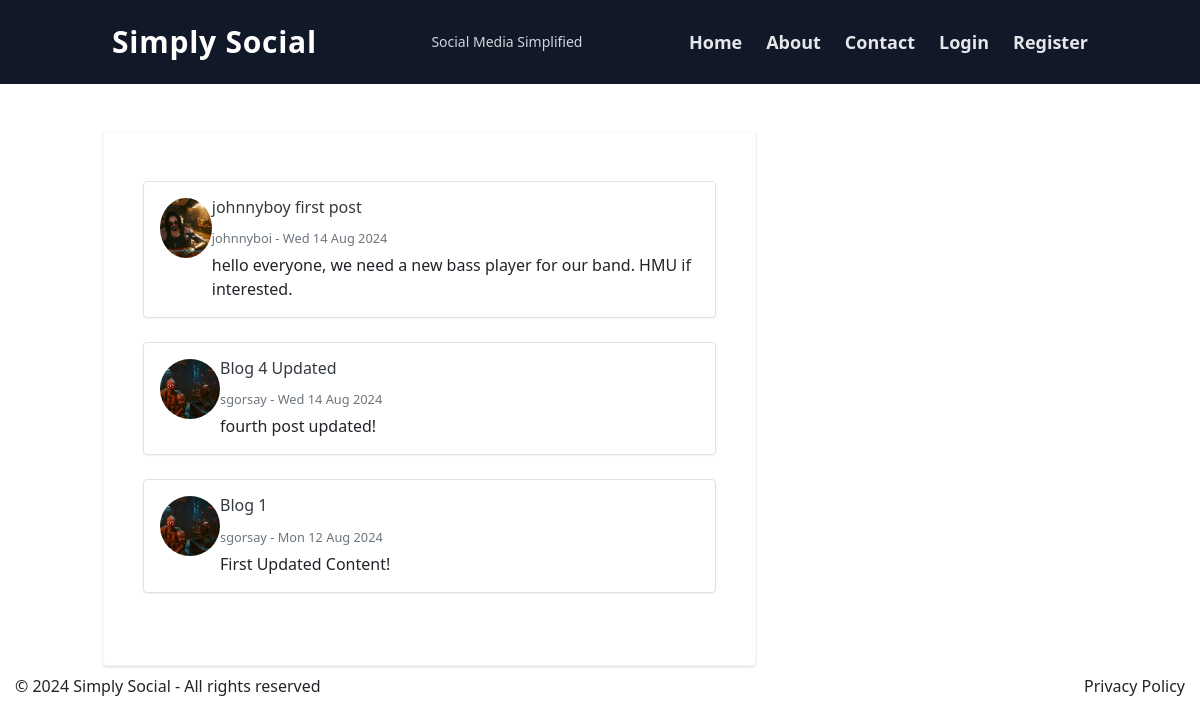
The app's page /blog/home/, older data.
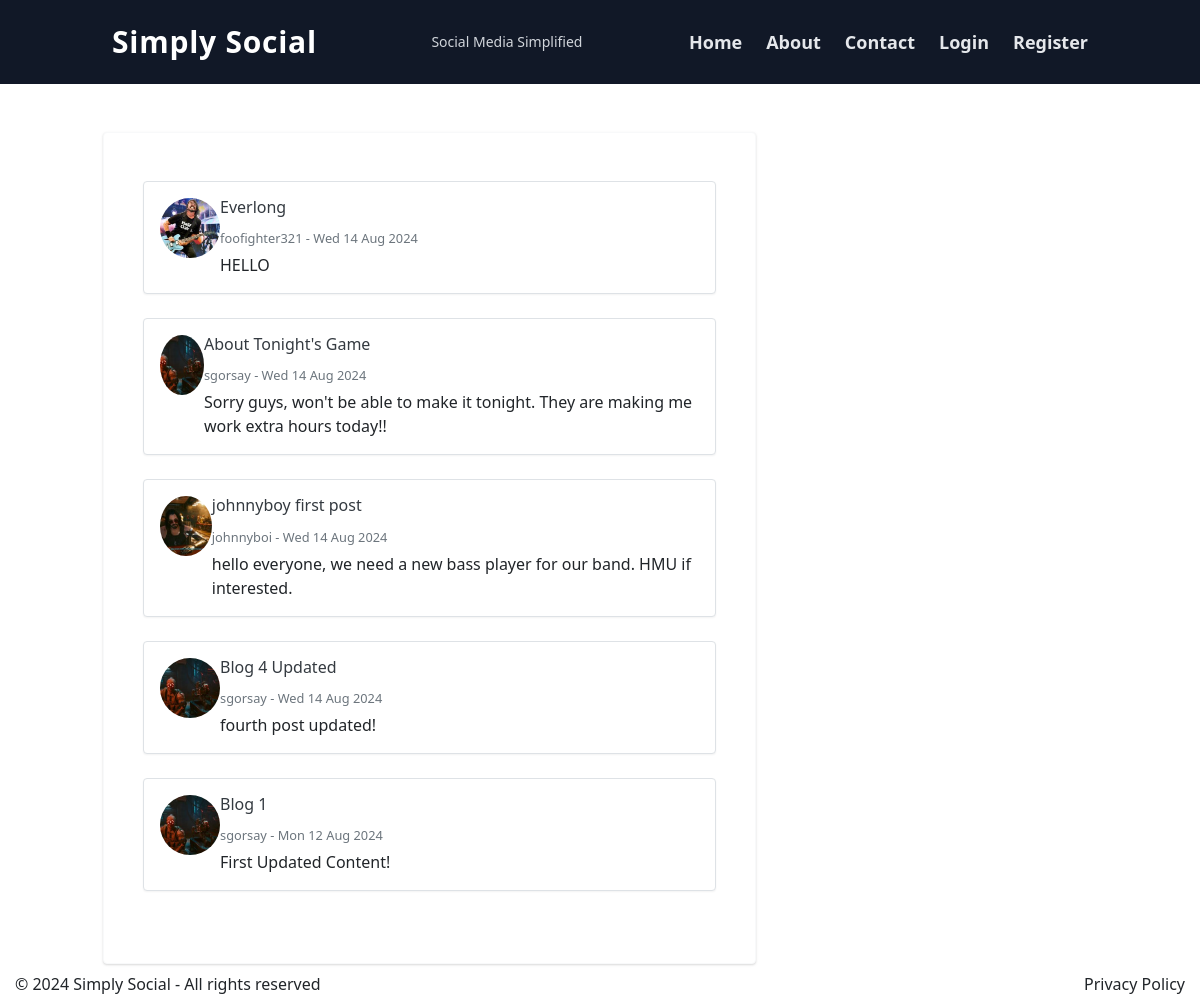
The same page, newer data.
### blog/models.py (models this page shows, shortened)
class Post(models.Model):
    title = models.CharField(max_length=100)
    content = models.TextField()
    date_posted = models.DateTimeField(default = timezone.now)
    author = models.ForeignKey(User, on_delete=models.CASCADE)

### users/models.py (models this page shows, shortened)
class Profile(models.Model):
    user = models.OneToOneField(User, on_delete=models.CASCADE)
    image = models.ImageField(default='default.jpg', upload_to='profile_pics')
    bio = models.TextField(default="Hi! I am using Simply Social")

### blog/views.py (the view)
# urls.py: path('home/', PostListView.as_view(), name='blog-home'),
class PostListView(ListView):
    model = Post
    template_name = 'blog/home.html' # <app>/<model>_<viewtype>.html
    context_object_name = 'posts'
    ordering = ['-date_posted']

### blog/templates/blog/home.html
{% extends "blog/base.html" %}
{% block content %}
    <div class="container my-4">
        <div class="row">
            {% for post in posts %}
                <div class="col-12 mb-4">
                    <div class="d-flex align-items-right p-3 border rounded bg-white shadow-sm">
                        <div class="me-4">
                            <img src="{{ post.author.profile.image.url }}"
                                 class="img-fluid rounded-circle"
                                 style="width: 60px; height: 60px; object-fit: cover;"
                                 alt="Profile picture of {{ post.author }}">
                        </div>
                        <div class="flex-grow-1">
                            <h4 class="mb-2">
                                <a class="text-dark" href="{% url 'post-detail' post.id  %}" style="text-decoration:none">{{ post.title }}</a>
                            </h4>
                            <p class="text-muted mb-1">
                                <small><a href="{% url 'profile-view' post.author.username %}">{{ post.author }}</a> - {{ post.date_posted|date:"D d M Y" }}</small>
                            </p>
                            <p class="mb-0">{{ post.content }}</p>
                        </div>
                    </div>
                </div>
            {% endfor %}
        </div>
    </div>
{% endblock content %}

### blog/templates/blog/base.html (shortened to what this page needs)
{% load static %}
<!DOCTYPE html>
<html lang="en">
<head>
    <link rel="stylesheet" href="https://maxcdn.bootstrapcdn.com/bootstrap/4.0.0/css/bootstrap.min.css">
    <link href= "https://cdn.jsdelivr.net/npm/tailwindcss@2.2.19/dist/tailwind.min.css" rel="stylesheet">
</head>
<body>
    <header class="site-header">
        <nav class="bg-gray-900 py-4">
            <div class="container mx-auto px-4 flex items-center justify-between">
                <a class="text-3xl font-bold text-white tracking-wide hover:text-gray-300 transition duration-300" href="{% url 'blog-home' %}">Simply Social</a>
                <span class="text-sm text-gray-300 ml-2">Social Media Simplified</span>
                <div id="navbarToggle" class="hidden md:flex md:items-center space-x-6">
                    <a class="text-lg font-semibold text-gray-200 hover:text-gray-300 transition duration-300" href="{% url 'blog-home' %}">Home</a>
                    <a class="text-lg font-semibold text-gray-200 hover:text-gray-300 transition duration-300" href="{% url 'blog-about' %}">About</a>
                    <a class="text-lg font-semibold text-gray-200 hover:text-gray-300 transition duration-300" href="{% url 'blog-contact' %}">Contact</a>
                    {% if user.is_authenticated %}
                        <a class="text-lg font-semibold text-gray-200 hover:text-gray-300 transition duration-300" href="{% url 'post-create' %}">New Post</a>
                        <a class="text-lg font-semibold text-gray-200 hover:text-gray-300 transition duration-300" href="{% url 'profile' %}">Profile</a>
                        <form action="{% url 'logout' %}" method="post" class="inline">
                            {% csrf_token %}
                            <button type="submit" class="text-lg font-semibold text-gray-200 hover:text-gray-300 transition duration-300 focus:outline-none">Logout</button>
                        </form>
                    {% else %}
                        <a class="text-lg font-semibold text-gray-200 hover:text-gray-300 transition duration-300" href="{% url 'login' %}">Login</a>
                        <a class="text-lg font-semibold text-gray-200 hover:text-gray-300 transition duration-300" href="{% url 'register' %}">Register</a>
                    {% endif %}
                </div>
            </div>
        </nav>
    </header>
    <main role="main" class="container mt-5">
        <div class="row mb-2">
            <div class="col-md-8">
                <div class="bg-white p-4 shadow rounded border border-light">
                    {% block content %}{% endblock %}
                </div>
            </div>
        </div>
    </main>
    <footer>
        <div class="container-fluid">
            <div class="row">
                <div class="col-md-8">
                    <p>&copy; 2024 Simply Social - All rights reserved</p>
                </div>
                <div class="col-md-4 text-right">
                    <a href="{% url 'blog-privacy' %}">Privacy Policy</a>
                </div>
            </div>
        </div>
    </footer>
</body>
</html>

Row changes from the older to the newer data that the page shows:
added Post: author.profile.image (picture), title "Everlong", author "foofighter321", date_posted "Wed 14 Aug 2024", content "HELLO"
added Post: author.profile.image (picture), title "About Tonight's Game", author "sgorsay", date_posted "Wed 14 Aug 2024", content "Sorry guys, won't be able to make it tonight. They are making me work extra hours today!!"
